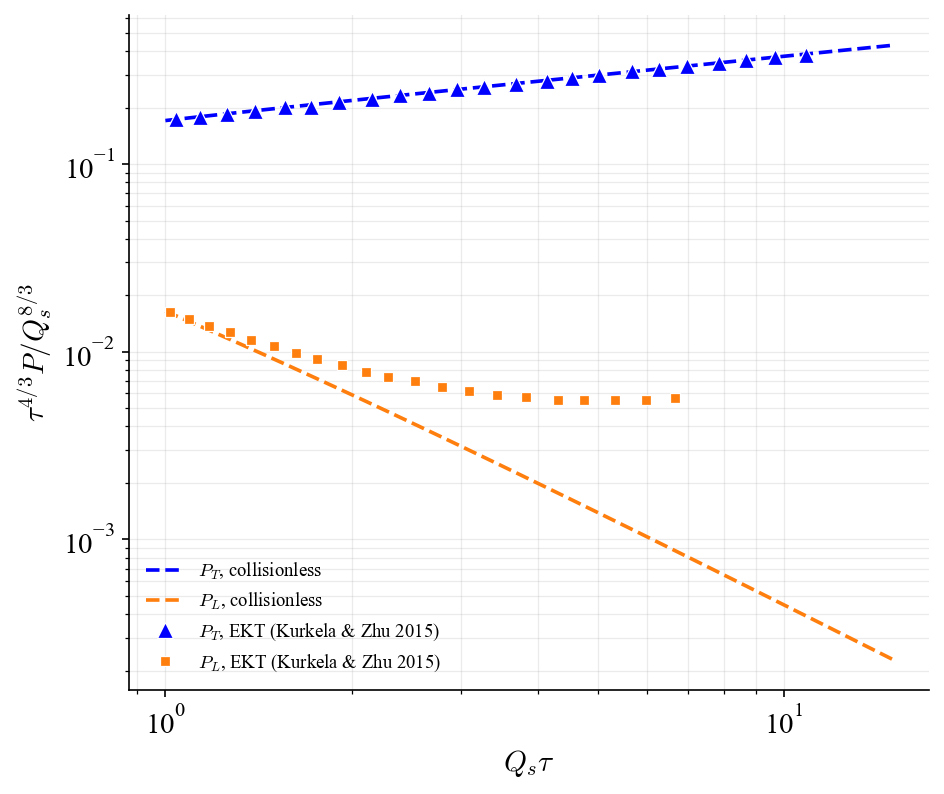

The Python source for this figure:
import numpy as np
import matplotlib.pyplot as plt
from matplotlib import rcParams

rcParams['font.family'] = 'Times New Roman'
rcParams['font.size'] = 14
rcParams['mathtext.fontset'] = 'cm'

# Kurkela & Zhu (arXiv:1506.06647) Fig. 3 setup: xi=4, lambda=1, Qs*tau0=1, B=0
Qs, xi, lam = 2.0, 4.0, 1.0
tau0 = 1.0 / Qs
Nc = 3.0
dA = Nc**2 - 1.0
nu_g = 2.0 * dA
c_ell = 1.25
pT_mean = 1.8 * Qs
REG2 = 1.0e-24

N = 70
pxmax = pymax = 16.0
petamax = tau0 * 8.0
pxe = np.linspace(-pxmax, pxmax, N + 1); px = 0.5 * (pxe[:-1] + pxe[1:])
pye = np.linspace(-pymax, pymax, N + 1); py = 0.5 * (pye[:-1] + pye[1:])
pee = np.linspace(-petamax, petamax, N + 1); peta = 0.5 * (pee[:-1] + pee[1:])
dpx, dpy, dpeta = px[1] - px[0], py[1] - py[0], peta[1] - peta[0]
PX, PY, PETA = np.meshgrid(px, py, peta, indexing="ij")

def kurkela_shape(px, py, peta, tau0_):
    pT = np.sqrt(px**2 + py**2)
    pz0 = -peta / tau0_
    rhat2 = (pT / pT_mean)**2 + (xi * pz0 / pT_mean)**2
    rhat = np.sqrt(rhat2 + 1e-30)
    return np.exp(-(2.0 / 3.0) * rhat2) / rhat

def p_tau_of(px, py, peta, tau):
    return np.sqrt(px**2 + py**2 + (peta / tau)**2 + REG2)

shape0 = kurkela_shape(PX, PY, PETA, tau0)

# amplitude fixed by the comoving-energy target, Eq. kurkelaEnergyTargetExplicit
ptau0 = p_tau_of(PX, PY, PETA, tau0)
IE = nu_g * np.sum(ptau0 * shape0) * dpx * dpy * (dpeta / tau0) / (2 * np.pi)**3
target = pT_mean * c_ell * dA * Qs**2 / (np.pi * lam)
f0 = (target / (tau0 * IE)) * shape0

# B=0: f(tau) = f0 exactly, so no need to trace characteristics here.
# P_L, P_T without the nu_g factor -- matches Kurkela & Zhu's own plotted P_T
# (their number density carries nu_g, their P_L/P_T never explicitly does).
def pressures_no_nug(fvals, tau_):
    pz = PETA / tau_
    ptau = p_tau_of(PX, PY, PETA, tau_)
    w = dpx * dpy * (dpeta / tau_)
    PL = np.sum((pz**2 / ptau) * fvals) * w / (2 * np.pi)**3
    PT = 0.5 * np.sum(((PX**2 + PY**2) / ptau) * fvals) * w / (2 * np.pi)**3
    return PL, PT

Qtau_vals = np.logspace(np.log10(1.0), np.log10(15.0), 30)
tau_vals = Qtau_vals / Qs
PL_arr = np.empty_like(tau_vals)
PT_arr = np.empty_like(tau_vals)
for i, tau_f in enumerate(tau_vals):
    PL_arr[i], PT_arr[i] = pressures_no_nug(f0, tau_f)
scale = tau_vals**(4.0 / 3.0) / Qs**(8.0 / 3.0)

pl_points = np.loadtxt("kurkela_zhu_PL_points.txt", delimiter=",", skiprows=1)
pt_points = np.loadtxt("kurkela_zhu_PT_points.txt", delimiter=",", skiprows=1)

fig, ax = plt.subplots(figsize=(6.5, 5.5))
ax.loglog(Qtau_vals, PT_arr * scale, "--", color="blue", lw=1.75, label=r"$P_T$, collisionless")
ax.loglog(Qtau_vals, PL_arr * scale, "--", color="C1", lw=1.75, label=r"$P_L$, collisionless")
ax.loglog(pt_points[:, 0], pt_points[:, 1], "^", color="blue", markersize=8,
          markeredgecolor="white", markeredgewidth=0.6, linestyle="none",
          label=r"$P_T$, EKT (Kurkela & Zhu 2015)")
ax.loglog(pl_points[:, 0], pl_points[:, 1], "s", color="C1", markersize=4.5,
          markeredgecolor="white", markeredgewidth=0.6, linestyle="none",
          label=r"$P_L$, EKT (Kurkela & Zhu 2015)")
ax.set_xlabel(r"$Q_s\tau$")
ax.set_ylabel(r"$\tau^{4/3}P/Q_s^{8/3}$")
ax.grid(alpha=0.25, which="both", linewidth=0.6)
ax.spines["top"].set_visible(False)
ax.spines["right"].set_visible(False)
ax.legend(fontsize=9, frameon=False)

fig.tight_layout()
fig.savefig("check_kurkela_digitized.png", dpi=150, bbox_inches="tight")
